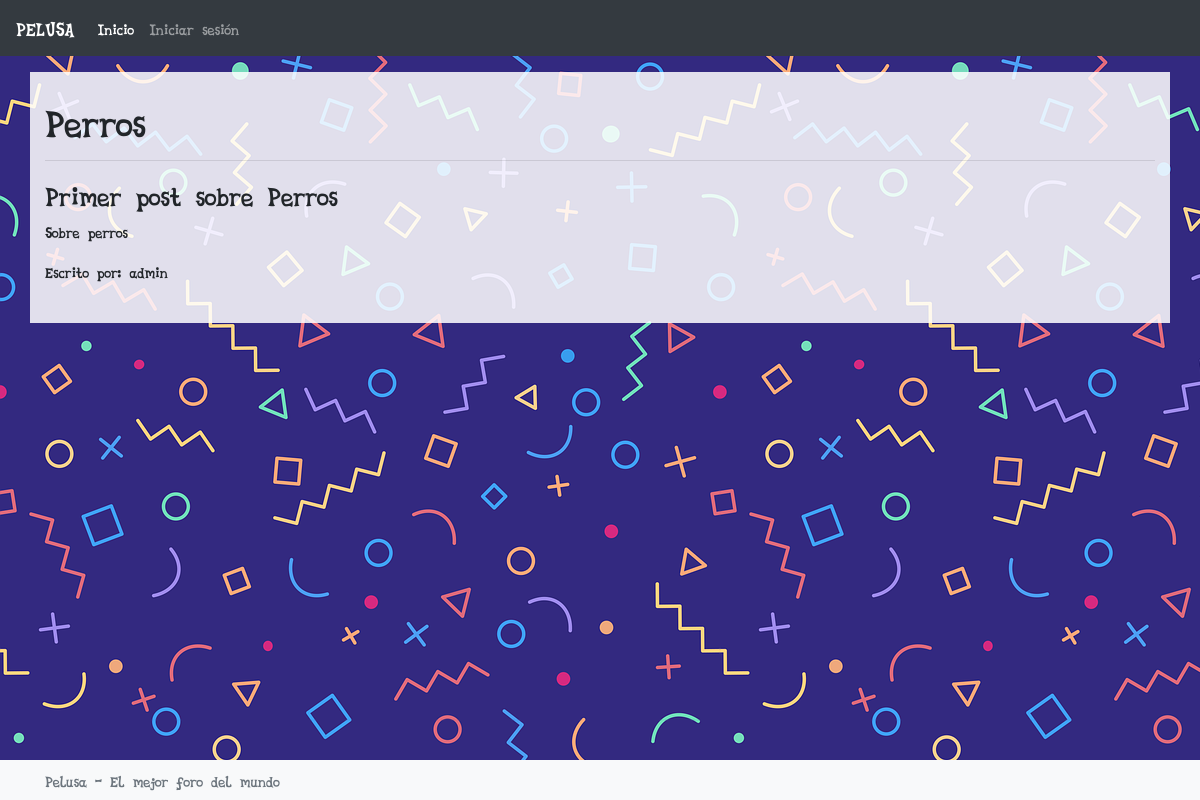
The app's page /Animales/Perros with its own data.
### base/models.py (models this page shows, shortened)
class Post(models.Model): #Representa una publicación dentro de un tema
    titulo = models.CharField(max_length=200)
    contenido = models.TextField()
    fecha_creacion = models.DateTimeField(auto_now_add=True)
    editado = models.DateTimeField(auto_now_add=True)
    usuario = models.ForeignKey(User, null=True, on_delete=models.SET_NULL)
    tema = models.ForeignKey(Tema, on_delete=models.CASCADE)

### base/views.py (the view)
# urls.py: path('Animales/Perros',views.perros),
def perros(request):
    posts = Post.objects.filter(tema='2').order_by('-fecha_creacion')
    return render(request, 'Perros.html', {'posts':posts})

### templates/Perros.html (shortened to what this page needs)
{% extends "layouts/main.html" %}
{% block content %}
<h1>Perros</h1>
{% for p in posts %}
<hr/>
<h3>{{p.titulo}}</h3>
<p>{{p.contenido}}</p>
<p>Escrito por: {{ p.usuario }}
</p>
{% endfor %}
{% endblock %}

### records on screen
Post: titulo "Primer post sobre Perros", contenido "Sobre perros", usuario "admin"
